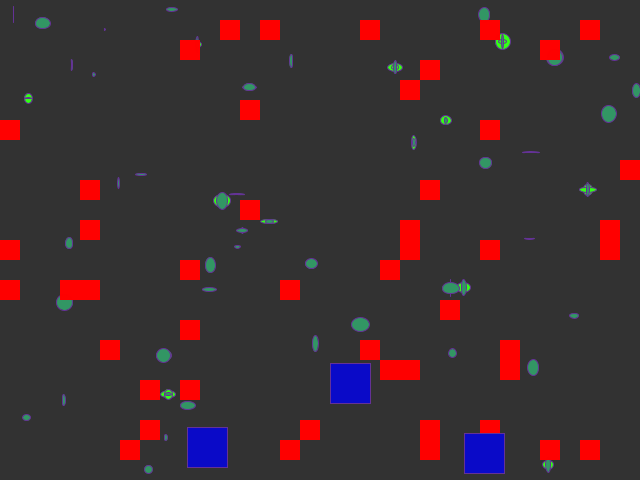
Frame 1 (no input)
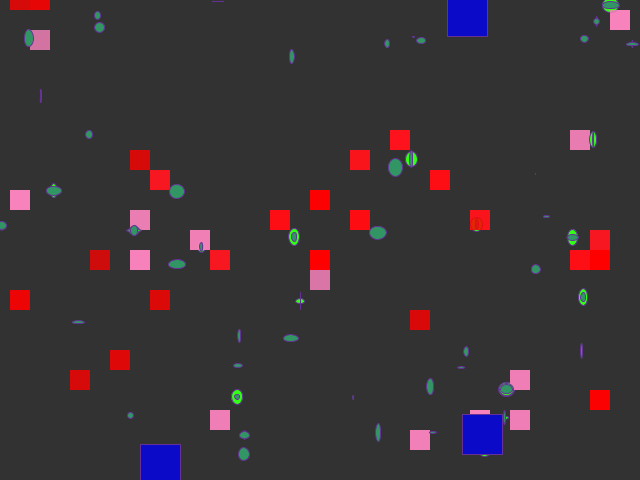
Frame 60 (the mouse pressed at the canvas centre just before this capture)
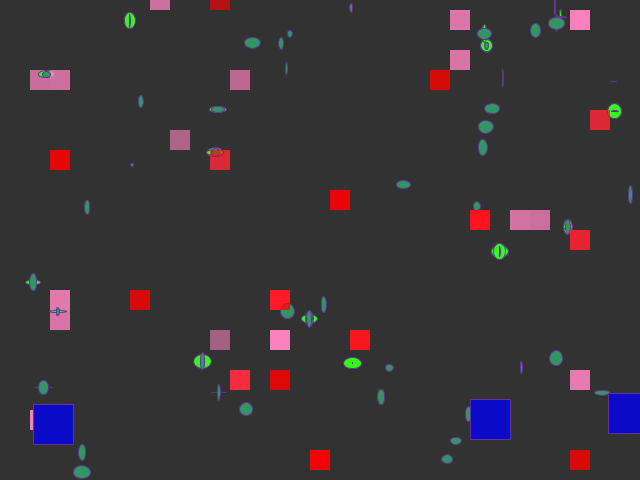
Frame 120 (the mouse held since frame 60 and released just before this capture)

The Processing sketch that drew these frames (run headless with seeded random() and noise(); from frame 60 on, the mouse is pressed at the canvas centre):

// Processing sketch: exercise04
// ── exercise04.pde
// Griddies
// by Pippin Barr
// MODIFIED BY: Danil Ulmashev 
//
// A simple artificial life system on a grid. The "griddies" are squares that move
// around randomly, using energy to do so. They gain energy by overlapping with
// other griddies. If a griddie loses all its energy it dies.
// Other artaficial life forms were added to this system which interact with eachother. 
// Sparkles and griddies have a loving relationship and change colors when meet eachother.
// Eaters are the type of creaters that eat others.



Griddies griddies;
Sparkles sparkles;
Eaters eaters;



// setup()
//
// Set up the window, griddies, sparkles and eaters

void setup() {
  // Set up the window size and framerate (lower so we can watch easier)
  size(640, 480);
  frameRate(10);

  sparkles = new Sparkles();
  griddies = new Griddies();

  eaters = new Eaters();
}


// draw()
//
// Update all the griddies, check for collisions between them, display them.
// Also displays and moves sparkles and checks collision conditions.

void draw() {
  background(50);

  sparkles.moveSparkles();
  griddies.updateGriddies();

  griddies.handle(sparkles);

  sparkles.displaySparkles();
  griddies.display();

  eaters.moveEaters();
  eaters.handleGriddies(griddies);
  eaters.handleSparkles(sparkles);
  eaters.displayEaters();
}
// ── Eater.pde
// Eater class
// Represents the square creature that eats other creatures.
// This object randomly moves around the screen

class Eater {

  float x;
  float y;
  int size = 20;

  Eater(float tempX, float tempY, int tempSize) {
    x = tempX;
    y = tempY;
    size = tempSize;
  }

  void move() {
    float directionX = (random(-0.5, 0.5));
    float directionY = (random(-0.5, 0.5));
    x += size * directionX;
    y += size * directionY;

    if  (x > width) {
      x = x - width;
    }
    if (x < 0) {
      x = x + width;
    }
    if (y > height) {
      y = y - height;
    }
    if (y < 0) {
      y = y + height;
    }
  }

  void display() {

    rectMode(CENTER);
    stroke(100, 50, 150);
    strokeWeight(1);
    fill(10, 10, 200);
    rect(x, y, size, size);
  }
}
// ── Eaters.pde
// Eaters class
//Represents an array of eater objects.
// This class also calculates the distance between other objects (griddies and sparkles) and if conditions are met eatters eat them.

class Eaters {

  Eater[] eaters = new Eater[3];


  Eaters() {
    for (int i = 0; i < eaters.length; i++) {
      eaters[i] = new Eater(random(width), random(height), 40);
    }
  }


  void moveEaters() {
    for (int i = 0; i < eaters.length; i++) {
      eaters[i].move();
    }
  }


  void displayEaters() {
    for (int i = 0; i < eaters.length; i++) {
      eaters[i].display();
    }
  }

  void handleGriddies(Griddies grs) {
    for (int i = 0; i < eaters.length; i++) {
      Eater eater = eaters[i];
      for (int  j = 0; j < grs.griddies.length; j++) {
        float dist = dist(eater.x, eater.y, grs.griddies[j].x, grs.griddies[j].y);

        if (dist < eater.size + grs.griddies[j].size) {
          grs.griddies[j].active = false;
        }
      }
    }
  }

  void handleSparkles(Sparkles sps) {
    for (int i = 0; i < eaters.length; i++) {
      Eater eater = eaters[i];
      for (int j = 0; j < sps.sparkles.length; j++) {
        float dist = dist(eater.x, eater.y, sps.sparkles[j].x, sps.sparkles[j].y);
        if (dist < eater.size + sps.sparkles[j].size) {
          sps.sparkles[j].active = false;
        }
      }
    }
  }
}
// ── Griddie.pde
// Griddie
//
// A class defining the behaviour of a single Griddie
// which can move randomly in the window (within the grid),
// loses energy per move, and gains energy from overlapping
// with another Griddie.

class Griddie {
  // Limits for energy level and gains/losses
  int maxEnergy = 255;
  int moveEnergy = -1;
  int collideEnergy = 10;

  // Position, size, energy, and fill color
  int x;
  int y;
  int size;
  int energy;
  color fill = color(255, 0, 0);

  boolean active = true;



  // Griddie(tempX, tempY, tempSize)
  //
  // Set up the Griddie with the specified location and size
  // Initialise energy to the maximum
  Griddie(int tempX, int tempY, int tempSize) {
    x = tempX;
    y = tempY;
    size = tempSize;
    energy = maxEnergy;
  }

  // update()
  //
  // Move the Griddie and update its energy levels
  void update() {

    // QUESTION: What is this if-statement for?
    // This statement prevents futher execution if the energy of the object is 0.
    if (energy == 0) {
      return;
    }

    // QUESTION: How does the Griddie movement updating work?
    // The object moves with the range of -1 to 2 and multiplied by its own size
    int xMoveType = floor(random(-1, 2));
    int yMoveType = floor(random(-1, 2));
    x += size * xMoveType;
    y += size * yMoveType;

    // QUESTION: What are these if statements doing?
    // These If statements loop the object around the screen
    // if object goes off the left side of the screen then it appears on the rigth.
    if (x < 0) {
      x += width;
    }
    // if object goes off the right side of the screen then it appears on the left.
    else if (x >= width) {
      x -= width;
    }
    // if object goes off the top side of the screen then it appears on the bottom.
    if (y < 0) {
      y += height;
    }
    // if object goes off the bottom side of the screen then it appears on the top.
    else if (y >= height) {
      y -= height;
    }

    // Update the Griddie's energy
    // Note that moveEnergy is negative, so this _loses_ energy
    energy += moveEnergy;

    // Constrain the Griddies energy level to be within the defined bounds
    energy = constrain(energy, 0, maxEnergy);
  }

  // collide(other)
  //
  // Checks for collision with the other Griddie
  // and updates energy level

  void collide(Griddie other) {
    // QUESTION: What is this if-statement for?
    // this if statement prevents collision energy increase if either of the objects are already at 0 energy.
    if (energy == 0 || other.energy == 0) {
      return;
    }

    // QUESTION: What does this if-statement check?
    // This statement checks if center of one objects is the same as the other.
    if (x == other.x && y == other.y) {
      // Increase this Griddie's energy
      energy += collideEnergy;
      // Constrain the energy level to be within bounds
      energy = constrain(energy, 0, maxEnergy);
    }
  }



  void changeColor() {
    fill(#FA83BD, energy); 
    noStroke();
    rect(x, y, size, size);
  }

  // display()
  //
  // Draw the Griddie on the screen as a rectangle
  void display() {
    if (active) {
      // QUESTION: What does this fill line do?
      // This line applies the color to the drawing object accordint to its energy level.
      fill(fill, energy); 
      noStroke();
      rect(x, y, size, size);
    }
  }
}
// ── Griddies.pde
// Griddies class
//Represents an array of griddie objects.
// This class also calculates the distance between griddies and sparkles and if coditions are met then they change color 

class Griddies {

  // An array storing all the griddies
  Griddie[] griddies = new Griddie[50];
  // The size of a single grid element
  int gridSize = 20;


  Griddies() {
    // QUESTION: What does this for loop do?
    // This loop initializes griddies array with Griddie class objects.
    for (int i = 0; i < griddies.length; i++) {
      int x = floor(random(0, width/gridSize));
      int y = floor(random(0, height/gridSize));
      griddies[i] = new Griddie(x * gridSize, y * gridSize, gridSize);
    }
  }

  void updateGriddies() {
    // We need to loop through all the griddies one by one
    for (int i = 0; i < griddies.length; i++) {

      // Update the griddies
      griddies[i].update();

      // Now go through all the griddies a second time...
      for (int j = 0; j < griddies.length; j++) {
        // QUESTION: What is this if-statement for?
        // This statement prevents checking (or colliding) object to itself.
        if (j != i) {
          // QUESTION: What does this line check?
          // This line checks if objects collide and update their energy levels.
          griddies[i].collide(griddies[j]);
        }
      }
    }
  }

  void display() {
    for (int i = 0; i < griddies.length; i++) {
      griddies[i].display();
    }
  }

  void handle(Sparkles spakles) {

    for (int i = 0; i < griddies.length; i++) {

      Griddie griddie = griddies[i];

      for (int j = 0; j < spakles.sparkles.length; j++) {

        Sparkle sparkle = spakles.sparkles[j];

        float dist = dist(griddie.x, griddie.y, sparkle.x, sparkle.y);

        if (dist < griddie.size + sparkle.size) {

          griddie.changeColor();
          sparkle.changeColor();
        } else {
          sparkles.sparkles[j].active = true;
        }
      }
    }
  }
}
// ── Sparkle.pde
// Sparkle class
// A class defining the behaviour of a single sparkle .
// It moves in random directions, flickers by changing the size and changes the color when meets other creatures.

class Sparkle {

  float x;
  float y;
  float size;

  boolean active;

  Sparkle(float tempX, float tempY, float tempSize) {
    x = tempX;
    y = tempY;
    size = tempSize;
    active = true;
  }

  void move() {
    int directionX = int(random(-2, 2));
    int directionY = int(random(-2, 2));
    x += size * directionX;
    y += size * directionY;

    if  (x > width) {
      x = x - width;
    }
    if (x < 0) {
      x = x + width;
    }
    if (y > height) {
      y = y - height;
    }
    if (y < 0) {
      y = y + height;
    }
  }

  void changeColor() {
    stroke(100, 50, 150);
    strokeWeight(1);
    fill(#33FF15);
    ellipse(x, y, random(size), random(size));
  }



  void display() {
    if (active) {
      stroke(100, 50, 150);
      strokeWeight(1);
      fill(50, 150, 100);
      ellipse(x, y, random(size), random(size));
    }
  }
}
// ── Sparkles.pde
// Sparkles class
//Represents an array of sparkle objects.

class Sparkles {

  Sparkle[] sparkles = new Sparkle[50];

  Sparkles() {
    for (int i = 0; i < sparkles.length; i++) {
      sparkles[i] = new Sparkle(random(width), (random(height)), 18);
    }
  }

  void moveSparkles() {
    for (int i = 0; i < sparkles.length; i++) {
      sparkles[i].move();
    }
  }

  void displaySparkles() {
    for (int i = 0; i < sparkles.length; i++) {
      sparkles[i].display();
    }
  }
}
